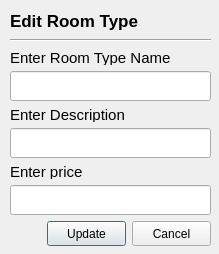
<?xml version="1.0" encoding="UTF-8"?>
<ui version="4.0">
 <class>Editroomtype</class>
 <widget class="QDialog" name="Editroomtype">
  <property name="geometry">
   <rect>
    <x>0</x>
    <y>0</y>
    <width>219</width>
    <height>254</height>
   </rect>
  </property>
  <property name="windowTitle">
   <string>Edit Room Type</string>
  </property>
  <widget class="Line" name="line">
   <property name="geometry">
    <rect>
     <x>10</x>
     <y>30</y>
     <width>201</width>
     <height>20</height>
    </rect>
   </property>
   <property name="orientation">
    <enum>Qt::Orientation::Horizontal</enum>
   </property>
  </widget>
  <widget class="QLabel" name="label_2">
   <property name="geometry">
    <rect>
     <x>10</x>
     <y>10</y>
     <width>161</width>
     <height>21</height>
    </rect>
   </property>
   <property name="font">
    <font>
     <pointsize>13</pointsize>
     <bold>true</bold>
    </font>
   </property>
   <property name="text">
    <string>Edit Room Type</string>
   </property>
  </widget>
  <widget class="QWidget" name="layoutWidget">
   <property name="geometry">
    <rect>
     <x>10</x>
     <y>50</y>
     <width>201</width>
     <height>196</height>
    </rect>
   </property>
   <layout class="QVBoxLayout" name="verticalLayout">
    <item>
     <layout class="QVBoxLayout" name="verticalLayout_3">
      <item>
       <widget class="QLabel" name="label_3">
        <property name="maximumSize">
         <size>
          <width>16777215</width>
          <height>15</height>
         </size>
        </property>
        <property name="font">
         <font>
          <pointsize>11</pointsize>
         </font>
        </property>
        <property name="text">
         <string>Enter Room Type Name</string>
        </property>
       </widget>
      </item>
      <item>
       <widget class="QLineEdit" name="newname">
        <property name="minimumSize">
         <size>
          <width>0</width>
          <height>30</height>
         </size>
        </property>
        <property name="placeholderText">
         <string/>
        </property>
       </widget>
      </item>
     </layout>
    </item>
    <item>
     <layout class="QVBoxLayout" name="verticalLayout_4">
      <item>
       <widget class="QLabel" name="label_4">
        <property name="maximumSize">
         <size>
          <width>16777215</width>
          <height>15</height>
         </size>
        </property>
        <property name="font">
         <font>
          <pointsize>11</pointsize>
         </font>
        </property>
        <property name="text">
         <string>Enter Description</string>
        </property>
       </widget>
      </item>
      <item>
       <widget class="QLineEdit" name="newdes">
        <property name="minimumSize">
         <size>
          <width>0</width>
          <height>30</height>
         </size>
        </property>
        <property name="placeholderText">
         <string/>
        </property>
       </widget>
      </item>
     </layout>
    </item>
    <item>
     <layout class="QVBoxLayout" name="verticalLayout_5">
      <item>
       <widget class="QLabel" name="label_5">
        <property name="maximumSize">
         <size>
          <width>16777215</width>
          <height>15</height>
         </size>
        </property>
        <property name="font">
         <font>
          <pointsize>11</pointsize>
         </font>
        </property>
        <property name="text">
         <string>Enter price</string>
        </property>
       </widget>
      </item>
      <item>
       <widget class="QLineEdit" name="newprice">
        <property name="minimumSize">
         <size>
          <width>0</width>
          <height>30</height>
         </size>
        </property>
        <property name="placeholderText">
         <string/>
        </property>
       </widget>
      </item>
     </layout>
    </item>
    <item>
     <layout class="QHBoxLayout" name="horizontalLayout_3">
      <item>
       <spacer name="horizontalSpacer_2">
        <property name="orientation">
         <enum>Qt::Orientation::Horizontal</enum>
        </property>
        <property name="sizeHint" stdset="0">
         <size>
          <width>40</width>
          <height>20</height>
         </size>
        </property>
       </spacer>
      </item>
      <item>
       <layout class="QHBoxLayout" name="horizontalLayout_4">
        <item>
         <widget class="QPushButton" name="Update">
          <property name="minimumSize">
           <size>
            <width>55</width>
            <height>25</height>
           </size>
          </property>
          <property name="styleSheet">
           <string notr="true">QPushButton{
/background-color: #34D481;
/color:white;
/border:none;
/border-radius: 8px;
/font-weight:bold;
/font-size: 10px;
}</string>
          </property>
          <property name="text">
           <string>Update</string>
          </property>
          <property name="checkable">
           <bool>false</bool>
          </property>
         </widget>
        </item>
        <item>
         <widget class="QPushButton" name="pushButton_3">
          <property name="minimumSize">
           <size>
            <width>18</width>
            <height>25</height>
           </size>
          </property>
          <property name="styleSheet">
           <string notr="true">QPushButton{
/background-color: #585858;
/color:white;
/border:none;
/border-radius: 8px;
/font-weight:bold;
/font-size: 10px;
}</string>
          </property>
          <property name="text">
           <string>Cancel</string>
          </property>
          <property name="checkable">
           <bool>true</bool>
          </property>
         </widget>
        </item>
       </layout>
      </item>
     </layout>
    </item>
   </layout>
  </widget>
 </widget>
 <resources/>
 <connections>
  <connection>
   <sender>pushButton_3</sender>
   <signal>toggled(bool)</signal>
   <receiver>Editroomtype</receiver>
   <slot>close()</slot>
   <hints>
    <hint type="sourcelabel">
     <x>187</x>
     <y>242</y>
    </hint>
    <hint type="destinationlabel">
     <x>186</x>
     <y>274</y>
    </hint>
   </hints>
  </connection>
 </connections>
</ui>
